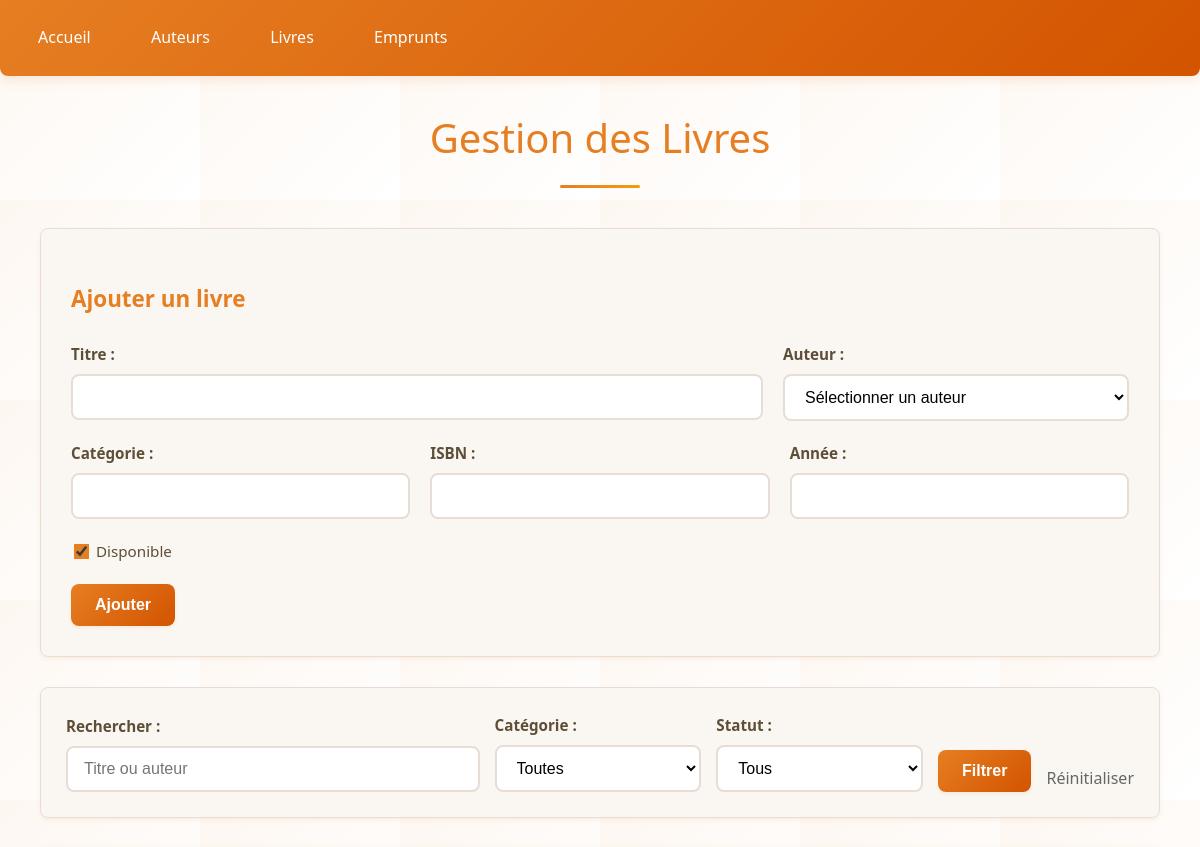
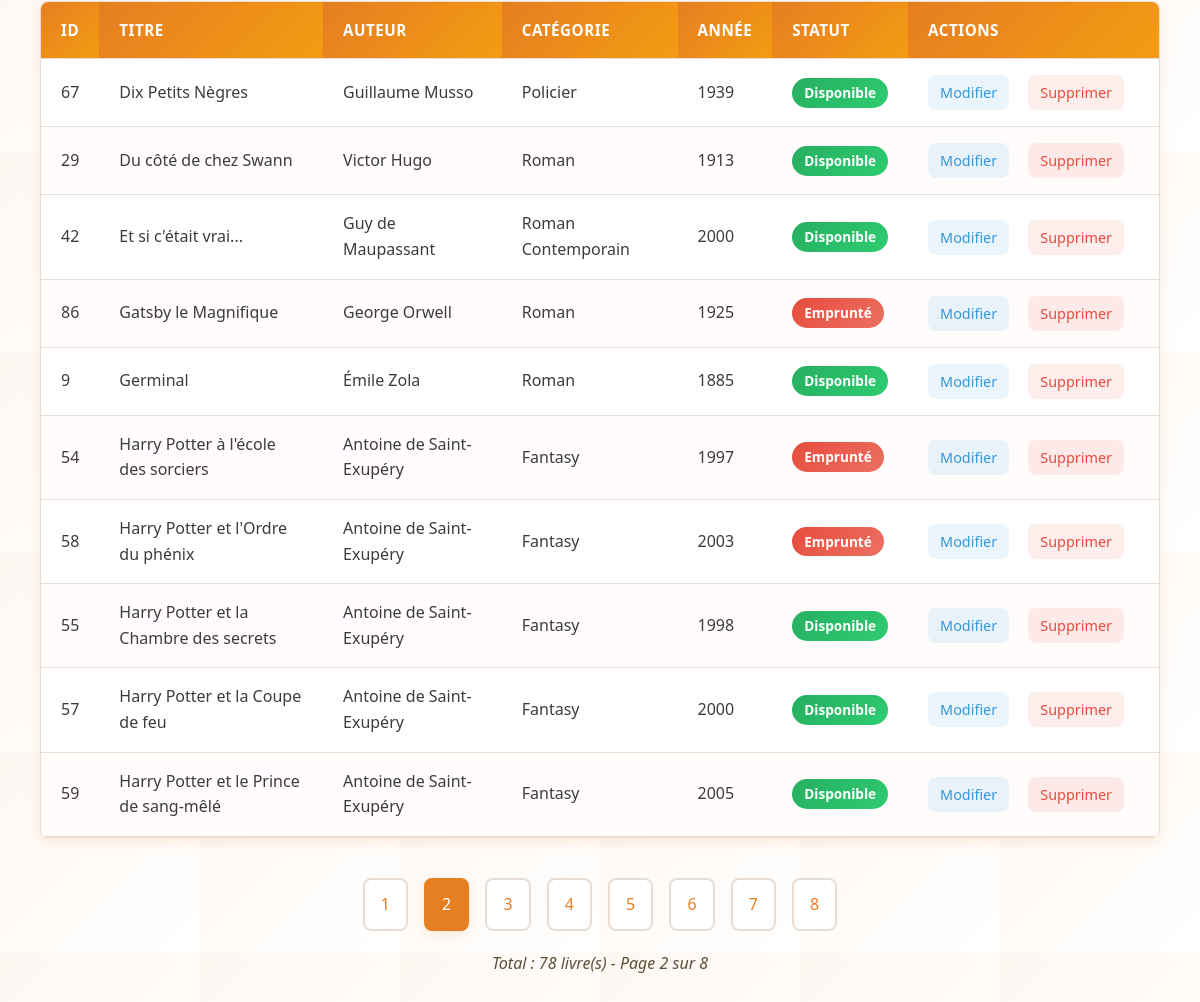
The page /livres.php?page=2 on the database its author committed (2 pictures, top to bottom).
### tables this page shows
CREATE TABLE IF NOT EXISTS `livres` (
  `id_livre` int NOT NULL AUTO_INCREMENT,
  `titre` varchar(200) NOT NULL,
  `id_auteur` int DEFAULT NULL,
  `categorie` varchar(50) DEFAULT NULL,
  `isbn` varchar(13) DEFAULT NULL,
  `annee_publication` int DEFAULT NULL,
  `disponible` tinyint(1) DEFAULT '1',
  PRIMARY KEY (`id_livre`),
  KEY `id_auteur` (`id_auteur`)
);

### livres.php (the view, shortened to what this page needs)
<?php
require_once 'config.php';
$search = $_GET['search'] ?? '';
$page = max(1, $_GET['page'] ?? 1);
$limit = 10;
$offset = ($page - 1) * $limit;
$whereConditions = [];
$params = [];
$whereClause = $whereConditions ? "WHERE " . implode(" AND ", $whereConditions) : "";
$countStmt = $pdo->prepare("SELECT COUNT(*) FROM livres l JOIN auteurs a ON l.id_auteur = a.id_auteur $whereClause");
$countStmt->execute($params);
$total = $countStmt->fetchColumn();
$totalPages = ceil($total / $limit);
$stmt = $pdo->prepare("SELECT l.*, CONCAT(a.prenom, ' ', a.nom) as auteur FROM livres l JOIN auteurs a ON l.id_auteur = a.id_auteur $whereClause ORDER BY l.titre LIMIT $limit OFFSET $offset");
$stmt->execute($params);
$livres = $stmt->fetchAll();
$editLivre = null;
?>
<!DOCTYPE html>
<html lang="fr">
<head>
    <link rel="stylesheet" href="style.css">
</head>
<body>
    <div class="nav">
        <a href="index.php">Accueil</a>
        <a href="auteurs.php">Auteurs</a>
        <a href="livres.php">Livres</a>
        <a href="emprunts.php">Emprunts</a>
    </div>
    <div class="container">
        <h1>Gestion des Livres</h1>
        <div class="form-container">
            <h3><?= $editLivre ? 'Modifier' : 'Ajouter' ?> un livre</h3>
            <form method="POST">
                <div class="grid-2">
                    <div class="form-group">
                        <label>Titre :</label>
                        <input type="text" name="titre" value="<?= $editLivre['titre'] ?? '' ?>" required>
                    </div>
                    <div class="form-group">
                        <label>Auteur :</label>
                        <select name="id_auteur" required>
                            <option value="">Sélectionner un auteur</option>
                        </select>
                    </div>
                </div>
                <div class="grid-3">
                    <div class="form-group">
                        <label>Catégorie :</label>
                        <input type="text" name="categorie" value="<?= $editLivre['categorie'] ?? '' ?>">
                    </div>
                    <div class="form-group">
                        <label>ISBN :</label>
                        <input type="text" name="isbn" value="<?= $editLivre['isbn'] ?? '' ?>">
                    </div>
                    <div class="form-group">
                        <label>Année :</label>
                        <input type="number" name="annee_publication" value="<?= $editLivre['annee_publication'] ?? '' ?>">
                    </div>
                </div>
                <div class="form-group">
                    <label class="checkbox-label">
                        <input type="checkbox" name="disponible" value="1" <?= (!$editLivre || $editLivre['disponible']) ? 'checked' : '' ?>>
                        Disponible
                    </label>
                </div>
                <button type="submit"><?= $editLivre ? 'Modifier' : 'Ajouter' ?></button>
            </form>
        </div>
        <div class="search">
            <form method="GET">
                <div class="grid-2-1-1">
                    <div>
                        <label>Rechercher :</label>
                        <input type="text" name="search" value="<?= htmlspecialchars($search) ?>" placeholder="Titre ou auteur">
                    </div>
                    <div>
                        <label>Catégorie :</label>
                        <select name="categorie">
                            <option value="">Toutes</option>
                        </select>
                    </div>
                    <div>
                        <label>Statut :</label>
                        <select name="disponible">
                            <option value="">Tous</option>
                        </select>
                    </div>
                    <button type="submit">Filtrer</button>
                    <a href="livres.php" style="text-decoration: none; color: #666;">Réinitialiser</a>
                </div>
            </form>
        </div>
        <table>
            <thead>
                <tr>
                    <th>ID</th>
                    <th>Titre</th>
                    <th>Auteur</th>
                    <th>Catégorie</th>
                    <th>Année</th>
                    <th>Statut</th>
                    <th>Actions</th>
                </tr>
            </thead>
            <tbody>
                <?php foreach ($livres as $livre): ?>
                <tr>
                    <td><?= $livre['id_livre'] ?></td>
                    <td><?= htmlspecialchars($livre['titre']) ?></td>
                    <td><?= htmlspecialchars($livre['auteur']) ?></td>
                    <td><?= htmlspecialchars($livre['categorie']) ?></td>
                    <td><?= $livre['annee_publication'] ?></td>
                    <td>
                        <span class="<?= $livre['disponible'] ? 'status-disponible' : 'status-indisponible' ?>">
                            <?= $livre['disponible'] ? 'Disponible' : 'Emprunté' ?>
                        </span>
                    </td>
                    <td class="actions">
                        <a href="?edit=<?= $livre['id_livre'] ?>" class="btn-edit">Modifier</a>
                        <a href="?delete=<?= $livre['id_livre'] ?>" class="btn-delete" onclick="return confirm('Êtes-vous sûr ?')">Supprimer</a>
                    </td>
                </tr>
                <?php endforeach; ?>
            </tbody>
        </table>
        <?php if ($totalPages > 1): ?>
        <div class="pagination">
            <?php
            $queryParams = [];
            $queryString = $queryParams ? '&' . implode('&', $queryParams) : '';
            ?>
            <?php for ($i = 1; $i <= $totalPages; $i++): ?>
                <a href="?page=<?= $i ?><?= $queryString ?>" class="<?= $i == $page ? 'current' : '' ?>"><?= $i ?></a>
            <?php endfor; ?>
        </div>
        <?php endif; ?>
        <p>Total : <?= $total ?> livre(s) - Page <?= $page ?> sur <?= $totalPages ?></p>
    </div>
</body>
</html>

### rows shown on the page
livres: id_livre "67", titre "Dix Petits Nègres", auteur "Guillaume Musso", categorie "Policier", annee_publication "1939", disponible "Disponible"
livres: id_livre "29", titre "Du côté de chez Swann", auteur "Victor Hugo", categorie "Roman", annee_publication "1913", disponible "Disponible"
livres: id_livre "42", titre "Et si c'était vrai...", auteur "Guy de Maupassant", categorie "Roman Contemporain", annee_publication "2000", disponible "Disponible"
livres: id_livre "86", titre "Gatsby le Magnifique", auteur "George Orwell", categorie "Roman", annee_publication "1925", disponible "Emprunté"
livres: id_livre "9", titre "Germinal", auteur "Émile Zola", categorie "Roman", annee_publication "1885", disponible "Disponible"
livres: id_livre "54", titre "Harry Potter à l'école des sorciers", auteur "Antoine de Saint-Exupéry", categorie "Fantasy", annee_publication "1997", disponible "Emprunté"
livres: id_livre "58", titre "Harry Potter et l'Ordre du phénix", auteur "Antoine de Saint-Exupéry", categorie "Fantasy", annee_publication "2003", disponible "Emprunté"
livres: id_livre "55", titre "Harry Potter et la Chambre des secrets", auteur "Antoine de Saint-Exupéry", categorie "Fantasy", annee_publication "1998", disponible "Disponible"
livres: id_livre "57", titre "Harry Potter et la Coupe de feu", auteur "Antoine de Saint-Exupéry", categorie "Fantasy", annee_publication "2000", disponible "Disponible"
livres: id_livre "59", titre "Harry Potter et le Prince de sang-mêlé", auteur "Antoine de Saint-Exupéry", categorie "Fantasy", annee_publication "2005", disponible "Disponible"

### other values the page prints
$total "78"
$page "2"
$totalPages "8"
